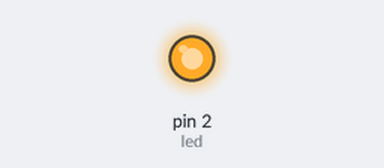
Recording of a sketch running on a simulated Arduino Uno, built with avr-gcc and run on an emulated ATmega328P. Parts: output pins drawn as LEDs (lit = HIGH).

Above: at 1.5 s.
At 4.5 s:
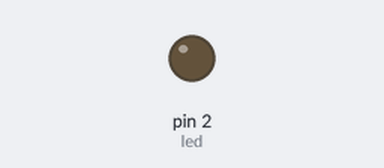
Timing chart, 0 to 7.8 s (numbered marks = the images above):
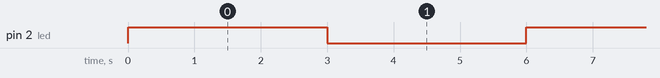

Measured:
- by itself, pin 2 (led): alternates HIGH for 3.0 s and LOW for 3.0 s

The sketch:

Blinky_LED.ino
```cpp
#define led 2

void setup()
{
  pinMode(led, OUTPUT);
}


void loop()
{
  while(1){
    digitalWrite(led, 1);
    delay(3000);
    digitalWrite(led, 0);
    delay(3000);
  }

}
```
